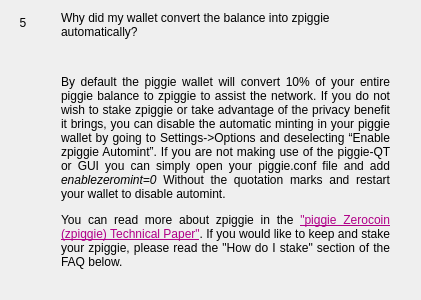
                  <widget class="QWidget" name="widgetFaq5" native="true">
                   <layout class="QHBoxLayout" name="horizontalPage_5" stretch="0,1">
                    <item alignment="Qt::AlignTop">
                     <widget class="QLabel" name="labelNumber5">
                      <property name="minimumSize">
                       <size>
                        <width>24</width>
                        <height>24</height>
                       </size>
                      </property>
                      <property name="maximumSize">
                       <size>
                        <width>16777215</width>
                        <height>24</height>
                       </size>
                      </property>
                      <property name="text">
                       <string>5</string>
                      </property>
                      <property name="alignment">
                       <set>Qt::AlignCenter</set>
                      </property>
                     </widget>
                    </item>
                    <item>
                     <layout class="QVBoxLayout" name="verticalLayoutPage_5">
                      <property name="leftMargin">
                       <number>20</number>
                      </property>
                      <property name="rightMargin">
                       <number>20</number>
                      </property>
                      <item>
                       <widget class="QLabel" name="labelSubtitle5">
                        <property name="text">
                         <string>Why did my wallet convert the balance into zpiggie automatically?</string>
                        </property>
                        <property name="wordWrap">
                         <bool>true</bool>
                        </property>
                       </widget>
                      </item>
                      <item>
                       <spacer name="verticalSpacer_50">
                        <property name="orientation">
                         <enum>Qt::Vertical</enum>
                        </property>
                        <property name="sizeType">
                         <enum>QSizePolicy::Fixed</enum>
                        </property>
                        <property name="sizeHint" stdset="0">
                         <size>
                          <width>20</width>
                          <height>30</height>
                         </size>
                        </property>
                       </spacer>
                      </item>
                      <item>
                       <widget class="QLabel" name="labelContent5">
                        <property name="text">
                         <string>
                           &lt;html&gt;&lt;head/&gt;&lt;body&gt;&lt;p align=&quot;justify&quot;&gt;
                           By default the piggie wallet will convert 10% of your entire piggie
                           balance to zpiggie to assist the network. If you do not wish to
                           stake zpiggie or take advantage of the privacy benefit it brings,
                           you can disable the automatic minting in your piggie wallet by
                           going to Settings-&gt;Options and deselecting “Enable zpiggie Automint”.
                           If you are not making use of the piggie-QT or GUI you can simply open
                           your piggie.conf file and add &lt;i&gt;enablezeromint=0&lt;/i&gt; Without the quotation
                           marks and restart your wallet to disable automint.&lt;/p&gt;
                           &lt;/p&gt;&lt;p align=&quot;justify&quot;&gt;
                           You can read more about zpiggie in the
                           &lt;a style='color: #b00087' href='https://mypiggiesbank.com/zpiggie/'&gt; &quot;piggie Zerocoin (zpiggie) Technical Paper&quot;&lt;/a&gt;.
                           If you would like to keep and stake your zpiggie, please read the &quot;How do I stake&quot;
                           section of the FAQ below.
                           &lt;/p&gt;&lt;/body&gt;&lt;/html&gt;
                         </string>
                        </property>
                        <property name="alignment">
                         <set>Qt::AlignLeading|Qt::AlignLeft|Qt::AlignTop</set>
                        </property>
                        <property name="wordWrap">
                         <bool>true</bool>
                        </property>
                       </widget>
                      </item>
                      <item>
                       <spacer name="verticalSpacer_51">
                        <property name="orientation">
                         <enum>Qt::Vertical</enum>
                        </property>
                        <property name="sizeHint" stdset="0">
                         <size>
                          <width>20</width>
                          <height>20</height>
                         </size>
                        </property>
                       </spacer>
                      </item>
                     </layout>
                    </item>
                   </layout>
                  </widget>
